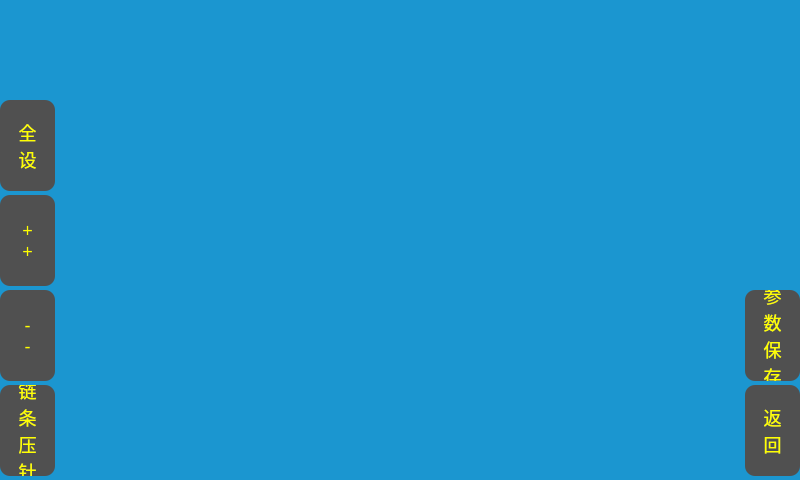
<?xml version="1.0" encoding="UTF-8"?>
<ui version="4.0">
 <class>StitchAdjust</class>
 <widget class="QDialog" name="StitchAdjust">
  <property name="geometry">
   <rect>
    <x>0</x>
    <y>0</y>
    <width>800</width>
    <height>480</height>
   </rect>
  </property>
  <property name="windowTitle">
   <string>Dialog</string>
  </property>
  <property name="styleSheet">
   <string notr="true">QWidget{
background-color: rgb(27, 150, 208);
}
QPushButton{
border-radius:10;
background-color: rgb(80, 80, 80);
font-size:18px;
color:rgb(255, 255, 0);
}
QPushButton::pressed{
background-color: rgb(120, 120, 120);
}
QPushButton::checked{
color:red;
}
QToolButton{
border:noborder;
background-color: transparent;
font-size:24px;
color:blue;
}
QToolButton::checked{
color:red;
}
QLabel{
color:white;
font-size:24px;
background-color:transparent;
}</string>
  </property>
  <widget class="QPushButton" name="btn_sub">
   <property name="geometry">
    <rect>
     <x>0</x>
     <y>290</y>
     <width>55</width>
     <height>91</height>
    </rect>
   </property>
   <property name="text">
    <string>-
-</string>
   </property>
   <property name="autoRepeat">
    <bool>true</bool>
   </property>
  </widget>
  <widget class="QPushButton" name="btn_add">
   <property name="geometry">
    <rect>
     <x>0</x>
     <y>195</y>
     <width>55</width>
     <height>91</height>
    </rect>
   </property>
   <property name="text">
    <string>+
+</string>
   </property>
   <property name="autoRepeat">
    <bool>true</bool>
   </property>
  </widget>
  <widget class="QPushButton" name="btn_chainstitch">
   <property name="geometry">
    <rect>
     <x>0</x>
     <y>385</y>
     <width>55</width>
     <height>91</height>
    </rect>
   </property>
   <property name="text">
    <string>链
条
压
针</string>
   </property>
  </widget>
  <widget class="QPushButton" name="btn_back">
   <property name="geometry">
    <rect>
     <x>745</x>
     <y>385</y>
     <width>55</width>
     <height>91</height>
    </rect>
   </property>
   <property name="text">
    <string>返
回</string>
   </property>
  </widget>
  <widget class="QPushButton" name="btn_setall">
   <property name="geometry">
    <rect>
     <x>0</x>
     <y>100</y>
     <width>55</width>
     <height>91</height>
    </rect>
   </property>
   <property name="text">
    <string>全
设</string>
   </property>
   <property name="checkable">
    <bool>true</bool>
   </property>
  </widget>
  <widget class="QPushButton" name="btn_save">
   <property name="geometry">
    <rect>
     <x>745</x>
     <y>290</y>
     <width>55</width>
     <height>91</height>
    </rect>
   </property>
   <property name="text">
    <string>参
数
保
存</string>
   </property>
  </widget>
 </widget>
 <resources/>
 <connections/>
</ui>
